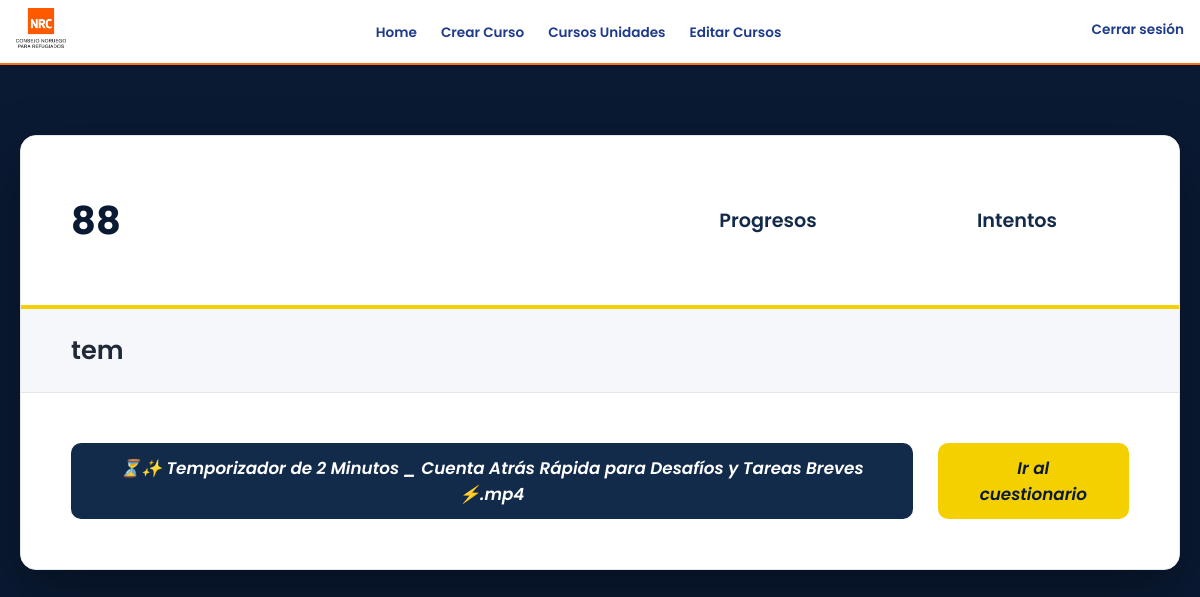
Page /Modulos/12/cursos/ on the earlier database version.
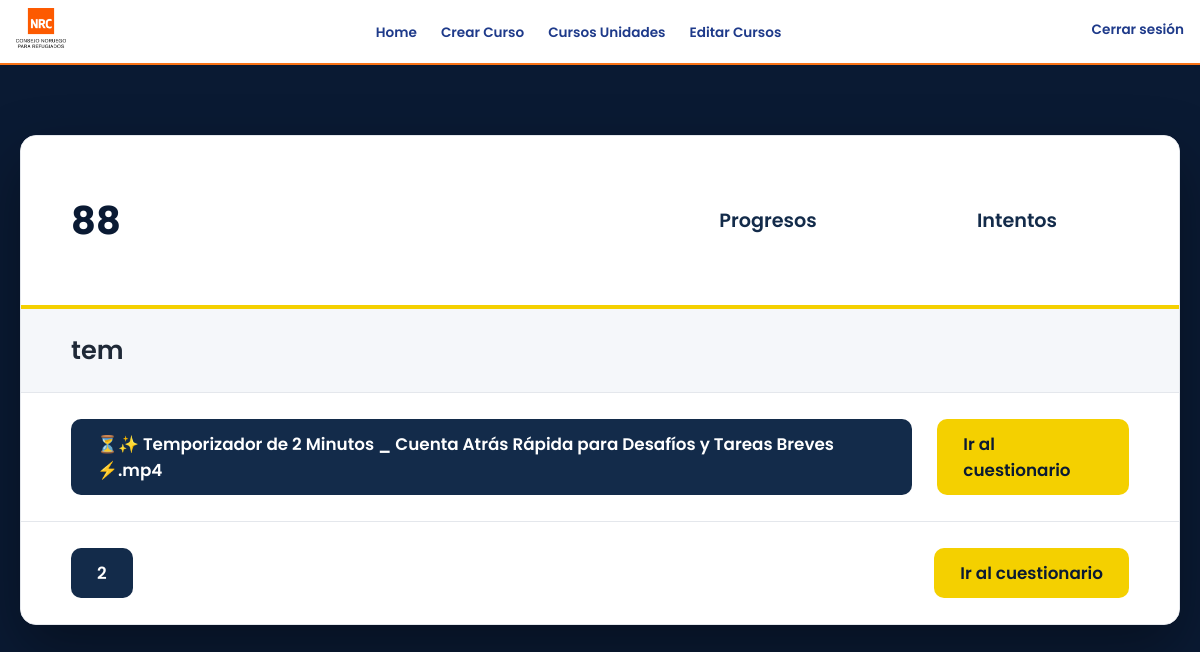
Same page on the later database version.
### WebDjango/models.py (models this page shows, shortened)
class Curso(models.Model):
    nombreCurso = models.CharField(max_length=45)
    moduloCurso = models.ForeignKey(Modulo, on_delete=models.CASCADE)

class videos(models.Model):
    nombreVideo = models.CharField(max_length=100)
    video = models.FileField(upload_to=rutasVideos, validators=[duracion_video])
    curso = models.ForeignKey("Curso", on_delete=models.CASCADE,related_name="videos")
    ordenVideos= models.PositiveIntegerField(default=0)

### WebDjango/views.py (the view)
# urls.py: path('Modulos/<int:modulo_id>/cursos/', views.cursosModulos, name='cursosModulos'),
def cursosModulos(request, modulo_id):
    modulo = get_object_or_404(Modulo, id=modulo_id)
    cursos = Curso.objects.filter(moduloCurso=modulo)
    return render(request, 'cursos.html', {
        'modulo': modulo,
        'cursos': cursos
    })

### templates/cursos.html (shortened to what this page needs)
{% extends 'base.html' %}
{% load static %}
{% block cssAdicional %}
<link href="https://cdn.jsdelivr.net/npm/select2@4.1.0-rc.0/dist/css/select2.min.css" rel="stylesheet">
<link rel="stylesheet"
      href="{% static 'css/cursos_Estilos.css' %}?v=10">
{% endblock cssAdicional %}
{% block contenidoPagina %}
<div class="listaDeCursos">
    <div class="cursosDisponibles">
        <div class="titulosCursos">
            <h2 class="nombreCurso">{{ modulo.nombre }}</h2>
            <h2 class="progreso">Progresos</h2>
            <h2 class="Intententos">Intentos</h2>
        </div>
        {% for curso in modulo.curso_set.all %}
            <div class="cursosTitulo">
                <h2>{{ curso.nombreCurso }}</h2>
            </div>
            <ul>
                {% for video in curso.videos.all %}
                    <li>
                        <a href="{% url 'videosCursos' video.id %}">
                            {{ video.nombreVideo }}
                        </a>
                        <a href="{% url 'examen' video.id %}">
                            Ir al cuestionario
                        </a>
                    </li>
                {% empty %}
                    <li>
                        Este curso no tiene videos
                    </li>
                {% endfor %}
            </ul>
        {% empty %}
            <p style="padding:40px; text-align:center; color:#999;">
                No hay cursos disponibles
            </p>
        {% endfor %}
    </div>
</div>
{% endblock contenidoPagina %}

Differences in the rows shown:
added videos: nombreVideo "2"
